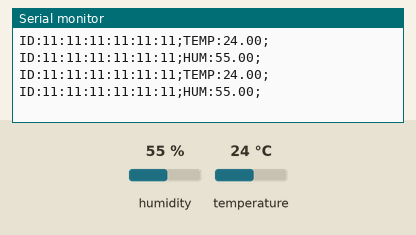
Recording of a sketch running on a simulated Arduino Uno, built with avr-gcc and run on an emulated ATmega328P. On the bench: the last lines printed to the serial monitor. Inputs (shaded band) come from the test bench; at power-on: humidity 55 %, temperature 24 °C.

Above: at 2.2 s.
2.3 s: humidity set to 22 %
At 3.6 s:
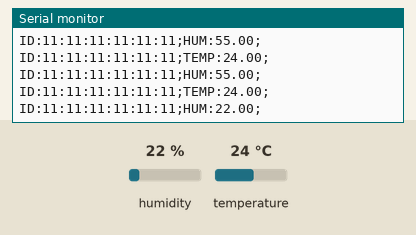
3.8 s: temperature set to 12 °C
At 5.1 s:
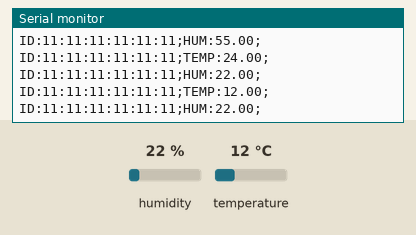
5.3 s: humidity set to 40 %
At 6.0 s:
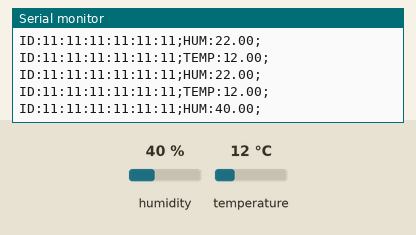

The sketch:

DHTDevice.ino
```cpp
#include <dht.h>
#define DHT11PIN A0
dht DHT;

String serialNumber = "11:11:11:11:11:11";

void setup()
{
  Serial.begin(9600);
  delay(1000);
}

void loop()
{
  DHT.read11(DHT11PIN);

  Serial.print("ID:");
  Serial.print(serialNumber);
  Serial.print(";");
  Serial.print("TEMP:");
  Serial.print(DHT.temperature);
  Serial.println(";");

  Serial.flush();

  Serial.print("ID:");
  Serial.print(serialNumber);
  Serial.print(";");
  Serial.print("HUM:");
  Serial.print(DHT.humidity);
  Serial.println(";");

  Serial.flush();
  delay(1000);
}
```

Measured:
- after the input at 2.3 s, the serial monitor: prints a new line after 0.94 s (image 1)
- after the input at 3.8 s, the serial monitor: prints a new line after 0.50 s (image 2)
- after the input at 5.3 s, the serial monitor: prints a new line after 0.13 s (image 3)
